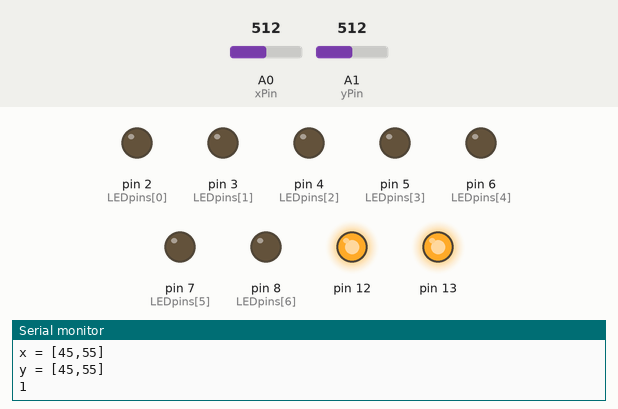
Recording of a sketch running on a simulated Arduino Uno, built with avr-gcc and run on an emulated ATmega328P. Parts: output pins drawn as LEDs (lit = HIGH), the last lines printed to the serial monitor. The test bench sets the inputs (shaded band); at power-on: A0 (xPin) = 512, A1 (yPin) = 512.

Above: at 1.2 s.
1.3 s: A0 (xPin) set to 564
2.8 s: A0 (xPin) set to 580
At 3.7 s:
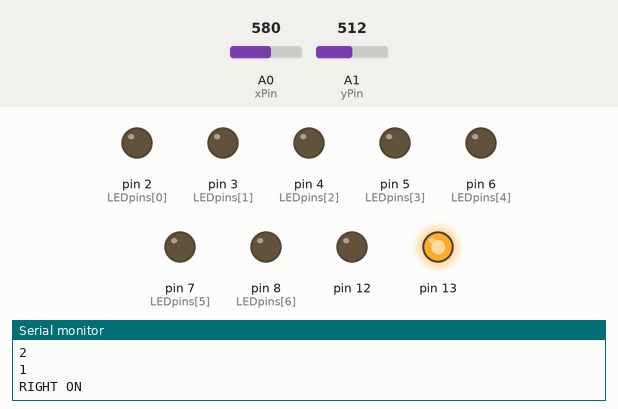
4.4 s: A1 (yPin) set to 559
7.4 s: A1 (yPin) set to 586
Timing chart, 0 to 10.0 s (numbered marks = the images above; inputs shaded):
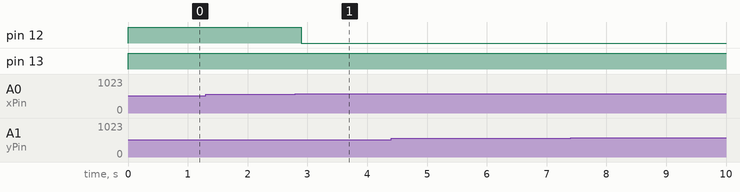

The sketch:

sketch_jan29e.ino
```cpp
const int nsegments = 7;

/* LEDpins[segment number] = Arduino pin number */
/*                      segments: A,B,C,D,E,F,G */

const static char LEDpins[nsegments] = {2, 3, 4, 5, 6, 7, 8};
const int npatterns = 10;

/* patterns[pattern number][segment number] =
        1 if that pattern lights that segment, 0 if dark. */

const static char patterns[npatterns][nsegments] = {

  /* A,B,C,D,E,F,G */
  {1, 1, 1, 1, 1, 1, 0}, // Digit 0
  {0, 1, 1, 0, 0, 0, 0}, // Digit 1
  {1, 1, 0, 1, 1, 0, 1}, // Digit 2
  {1, 1, 1, 1, 0, 0, 1}, // Digit 3
  {0, 1, 1, 0, 0, 1, 1}, // Digit 4
  {1, 0, 1, 1, 0, 1, 1}, // Digit 5
  {1, 0, 1, 1, 1, 1, 1}, // Digit 6
  {1, 1, 1, 0, 0, 0, 0}, // Digit 7
  {1, 1, 1, 1, 1, 1, 1}, // Digit 8
  {1, 1, 1, 1, 0, 1, 1}, // Digit 9
  /* A,B,C,D,E,F,G */

};

int patternOrder[] = {1,3,3,7};
//int patternOrder = 7;

int xPin = A0;
int yPin = A1;
int xVal;
int yVal;
int patternLocation = 0; // Order in list; holds information for pattern.
bool flagX = false; // If flag is false, it will allow user to change input.
bool flagY = false;
bool rightDigit; // True is on – false is off for digits.
bool leftDigit;

void setup() {

  for (int seg = 0; seg < nsegments; seg++) {
    pinMode(LEDpins[seg], OUTPUT);
    digitalWrite(LEDpins[seg], 0);
  }

  Serial.begin(9600);
  Serial.begin(9600);

  pinMode(A0, INPUT);
  pinMode(A1, INPUT);

  pinMode(13, OUTPUT);
  pinMode(12, OUTPUT);

}

int pattern = 0;

// Controls which digit in pattern matrice is shown.
void showChar(int digit) {
  for (auto seg = 0; seg < nsegments; seg++)
  {
    digitalWrite(LEDpins[seg], patterns[digit][seg]);
    delay(1); // let segments be seen
  }
}

// Controls which digit is on.
void changeDigit(bool onLeft, bool onRight) {
  if (onRight == true) {
    digitalWrite(12, LOW); // turn on right digit
    Serial.print("RIGHT ON\n");
  }
  else if (onRight == false) {
    digitalWrite(12, HIGH); // turn off right digit
    Serial.print("RIGHT OFF\n");
  }

  if (onLeft == true) {
    digitalWrite(13, LOW); // turn on left digit
    Serial.print("LEFT ON\n");
  }
  else if (onLeft == false) {
    digitalWrite(13, HIGH); // turn off left digit
    Serial.print("LEFT OFF\n");
  }
}

// Returns if Analog X is Pos or Neg
int analogStateX(int xIn) {
  // x and y axis (0 to 100)
  // origin = (50, 50)
  xIn = xIn / 10.23;
  if (xIn >= 45 && xIn <= 55) {
    Serial.print("x = [45,55]\n");
    return 1;
  }

  else if (xIn > 55) {
    Serial.print("x = (55,100)\n");
    return 2;
  }

  else if (xIn < 45) {
    Serial.print("x = (0,45)\n");
    return 0;
  }

}

// Returns if Analog Y is Pos or Neg
int analogStateY(int yIn) {
  // x and y axis (0 to 100)
  // origin = (50, 50)
  yIn = yIn / 10.23;
  if (yIn >= 45 && yIn <= 55) {
    Serial.print("y = [45,55]\n");
    return 1;
  }
  else if (yIn > 55) {
    Serial.print("y = (55,100)\n");
    return 2;
  }
  else if (yIn < 45) {
    Serial.print("y = (0,45)\n");
    return 0;
  }

}

void loop() {
  xVal = analogStateX(analogRead(xPin));
  yVal = analogStateY(analogRead(yPin));
  Serial.print(xVal);
  Serial.print('\n');
  Serial.print(yVal);
  Serial.print('\n');
  changeDigit(leftDigit, rightDigit);
//  showChar(patterns[patternOrder][patternLocation]);
  showChar(patterns[patternOrder[patternLocation]]);
  // Changing Digit
  if (xVal == 2 && flagX == false) {
    rightDigit = !rightDigit;
    flagX = true;
  }
  else if (xVal == 0 && flagX == false) {
    leftDigit = !leftDigit;
    flagX = true;
  }
  else if (xVal == 1) {
    flagX = false;
  }

  // Changing Pattern
  if (yVal == 2 && flagY == false) {
    flagY = true; // Change pattern up.
  }
  else if (yVal == 0 && flagY == false) {
    flagY = true; // Change pattern down.
  }
  else if (yVal == 1) {
    flagY = false;
  }

}
```

Measured:
- the behaviour switches between 572 and 573 on A0 (xPin) (found by bisection; images 0 and 1)
- after the input at 2.8 s, pin 12: HIGH → LOW after 0.10 s
